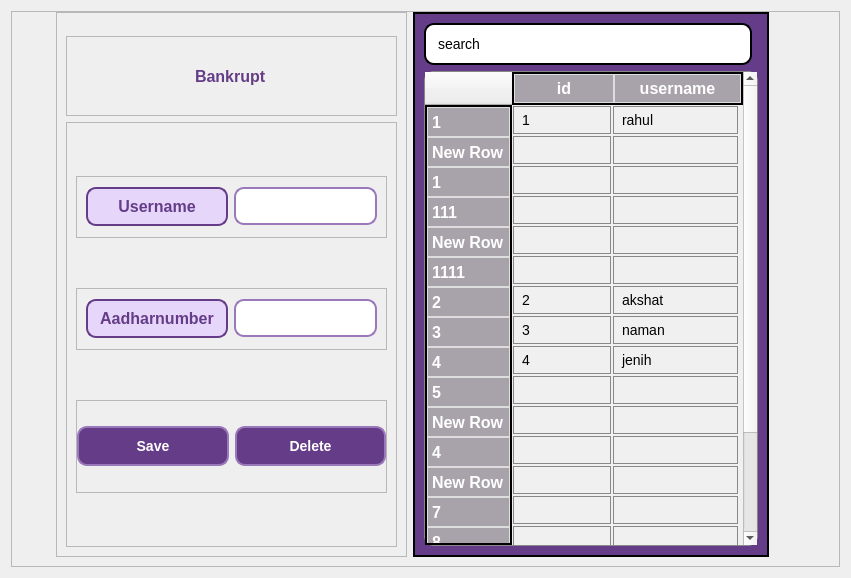
<?xml version="1.0" encoding="UTF-8"?>
<ui version="4.0">
 <class>Frame</class>
 <widget class="QFrame" name="Frame">
  <property name="geometry">
   <rect>
    <x>0</x>
    <y>0</y>
    <width>851</width>
    <height>578</height>
   </rect>
  </property>
  <property name="windowTitle">
   <string>Frame</string>
  </property>
  <layout class="QGridLayout" name="gridLayout_8">
   <item row="0" column="0">
    <widget class="QFrame" name="frame_5">
     <property name="frameShape">
      <enum>QFrame::StyledPanel</enum>
     </property>
     <property name="frameShadow">
      <enum>QFrame::Raised</enum>
     </property>
     <layout class="QHBoxLayout" name="horizontalLayout_3">
      <property name="leftMargin">
       <number>44</number>
      </property>
      <property name="topMargin">
       <number>0</number>
      </property>
      <property name="rightMargin">
       <number>70</number>
      </property>
      <item alignment="Qt::AlignRight">
       <widget class="QFrame" name="frame_4">
        <property name="minimumSize">
         <size>
          <width>0</width>
          <height>0</height>
         </size>
        </property>
        <property name="styleSheet">
         <string notr="true">QFrame:addmember{
border:none;
}
QLabel {

    background-color: #E6D7FA;
    color: #653C87;
    font-family: 'Segoe UI', sans-serif;
    font-size: 16px;
    font-weight: 600;
    padding: 8px;
    border: 2px solid #653C87;
    border-radius: 10px;
    transition: background-color 0.3s ease, border-color 0.3s ease;
}

QLabel:hover {
    background-color: #D4C2EF;  /* Slightly darker background on hover */
    border-color: #553075;  /* Darker border on hover */
}

QLineEdit {
    border: 2px solid #9A79BA;
    border-radius: 10px;
    padding: 8px;
    font-family: 'Segoe UI', sans-serif;
    font-size: 14px;
    color: #653C87;
    background-color: #FFFFFF;
    transition: background-color 0.3s ease, border-color 0.3s ease;
}

QLineEdit:hover {
    background-color: #F5F0FA;  /* Slightly lighter background on hover */
}

QLineEdit:focus {
    border: 2px solid #653C87;  /* Darker border on focus */
    background-color: #F5F5F5;  /* Slightly lighter background on focus */
}
</string>
        </property>
        <property name="frameShape">
         <enum>QFrame::StyledPanel</enum>
        </property>
        <property name="frameShadow">
         <enum>QFrame::Raised</enum>
        </property>
        <layout class="QGridLayout" name="gridLayout_2">
         <property name="topMargin">
          <number>23</number>
         </property>
         <item row="0" column="0">
          <widget class="QFrame" name="frame_2">
           <property name="maximumSize">
            <size>
             <width>16777215</width>
             <height>80</height>
            </size>
           </property>
           <property name="frameShape">
            <enum>QFrame::StyledPanel</enum>
           </property>
           <property name="frameShadow">
            <enum>QFrame::Raised</enum>
           </property>
           <layout class="QGridLayout" name="gridLayout_3">
            <property name="leftMargin">
             <number>0</number>
            </property>
            <property name="topMargin">
             <number>0</number>
            </property>
            <property name="rightMargin">
             <number>0</number>
            </property>
            <property name="bottomMargin">
             <number>0</number>
            </property>
            <item row="0" column="0" alignment="Qt::AlignHCenter">
             <widget class="QLabel" name="labelheading">
              <property name="styleSheet">
               <string notr="true">#labelheading{
	font: 700 30pt &quot;Segoe UI&quot;;
background:none;
border:none;
	
}</string>
              </property>
              <property name="text">
               <string>Bankrupt</string>
              </property>
             </widget>
            </item>
           </layout>
          </widget>
         </item>
         <item row="1" column="0">
          <widget class="QFrame" name="frame_7">
           <property name="minimumSize">
            <size>
             <width>0</width>
             <height>0</height>
            </size>
           </property>
           <property name="frameShape">
            <enum>QFrame::StyledPanel</enum>
           </property>
           <property name="frameShadow">
            <enum>QFrame::Raised</enum>
           </property>
           <layout class="QGridLayout" name="gridLayout_4">
            <item row="0" column="0">
             <widget class="QFrame" name="frame_11">
              <property name="maximumSize">
               <size>
                <width>16777215</width>
                <height>62</height>
               </size>
              </property>
              <property name="frameShape">
               <enum>QFrame::StyledPanel</enum>
              </property>
              <property name="frameShadow">
               <enum>QFrame::Raised</enum>
              </property>
              <layout class="QGridLayout" name="gridLayout_6">
               <item row="0" column="0">
                <widget class="QLabel" name="label_17">
                 <property name="minimumSize">
                  <size>
                   <width>142</width>
                   <height>0</height>
                  </size>
                 </property>
                 <property name="maximumSize">
                  <size>
                   <width>16777215</width>
                   <height>16777215</height>
                  </size>
                 </property>
                 <property name="text">
                  <string>Username</string>
                 </property>
                 <property name="alignment">
                  <set>Qt::AlignCenter</set>
                 </property>
                </widget>
               </item>
               <item row="0" column="1">
                <widget class="QLineEdit" name="lineEdit_14">
                 <property name="minimumSize">
                  <size>
                   <width>0</width>
                   <height>0</height>
                  </size>
                 </property>
                </widget>
               </item>
              </layout>
             </widget>
            </item>
            <item row="1" column="0">
             <widget class="QFrame" name="frame_9">
              <property name="maximumSize">
               <size>
                <width>16777215</width>
                <height>62</height>
               </size>
              </property>
              <property name="frameShape">
               <enum>QFrame::StyledPanel</enum>
              </property>
              <property name="frameShadow">
               <enum>QFrame::Raised</enum>
              </property>
              <layout class="QGridLayout" name="gridLayout_7">
               <item row="0" column="0">
                <widget class="QLabel" name="label_6">
                 <property name="minimumSize">
                  <size>
                   <width>142</width>
                   <height>0</height>
                  </size>
                 </property>
                 <property name="maximumSize">
                  <size>
                   <width>16777215</width>
                   <height>16777215</height>
                  </size>
                 </property>
                 <property name="text">
                  <string>Aadharnumber</string>
                 </property>
                 <property name="alignment">
                  <set>Qt::AlignCenter</set>
                 </property>
                </widget>
               </item>
               <item row="0" column="1">
                <widget class="QLineEdit" name="lineEdit_4">
                 <property name="minimumSize">
                  <size>
                   <width>0</width>
                   <height>0</height>
                  </size>
                 </property>
                 <property name="maximumSize">
                  <size>
                   <width>387</width>
                   <height>16777215</height>
                  </size>
                 </property>
                 <property name="styleSheet">
                  <string notr="true"/>
                 </property>
                </widget>
               </item>
              </layout>
             </widget>
            </item>
            <item row="2" column="0">
             <widget class="QFrame" name="fframe_6">
              <property name="minimumSize">
               <size>
                <width>0</width>
                <height>0</height>
               </size>
              </property>
              <property name="maximumSize">
               <size>
                <width>16777215</width>
                <height>93</height>
               </size>
              </property>
              <property name="frameShape">
               <enum>QFrame::StyledPanel</enum>
              </property>
              <property name="frameShadow">
               <enum>QFrame::Raised</enum>
              </property>
              <layout class="QGridLayout" name="gridLayout_5">
               <property name="leftMargin">
                <number>0</number>
               </property>
               <property name="topMargin">
                <number>0</number>
               </property>
               <property name="rightMargin">
                <number>0</number>
               </property>
               <property name="bottomMargin">
                <number>0</number>
               </property>
               <item row="0" column="0">
                <widget class="QPushButton" name="pushButton_2">
                 <property name="minimumSize">
                  <size>
                   <width>0</width>
                   <height>0</height>
                  </size>
                 </property>
                 <property name="maximumSize">
                  <size>
                   <width>16777215</width>
                   <height>16777215</height>
                  </size>
                 </property>
                 <property name="styleSheet">
                  <string notr="true">QPushButton {
    background-color: #653C87; /* Dark purple background */
    color: #FFFFFF; /* White text */
    font-family: 'Segoe UI', sans-serif; /* Font family */
    font-size: 14px; /* Font size */
    font-weight: bold; /* Bold text */
    padding: 10px 20px; /* Padding */
    border: 2px solid #9A79BA; /* Light purple border */
    border-radius: 10px; /* Rounded corners */
    transition: background-color 0.3s ease, border-color 0.3s ease; /* Smooth transition */
}

QPushButton:hover {
    background-color: #9A79BA; /* Light purple background on hover */
    border-color: #653C87; /* Dark purple border on hover */
}

QPushButton:pressed {
    background-color: #E6D7FA; /* Lightest purple background on press */
    border-color: #553075; /* Darker purple border on press */
}
</string>
                 </property>
                 <property name="text">
                  <string>Save</string>
                 </property>
                </widget>
               </item>
               <item row="0" column="1">
                <widget class="QPushButton" name="pushButton_4">
                 <property name="maximumSize">
                  <size>
                   <width>16777215</width>
                   <height>16777215</height>
                  </size>
                 </property>
                 <property name="styleSheet">
                  <string notr="true">QPushButton {
    background-color: #653C87; /* Dark purple background */
    color: #FFFFFF; /* White text */
    font-family: 'Segoe UI', sans-serif; /* Font family */
    font-size: 14px; /* Font size */
    font-weight: bold; /* Bold text */
    padding: 10px 20px; /* Padding */
    border: 2px solid #9A79BA; /* Light purple border */
    border-radius: 10px; /* Rounded corners */
    transition: background-color 0.3s ease, border-color 0.3s ease; /* Smooth transition */
}

QPushButton:hover {
    background-color: #9A79BA; /* Light purple background on hover */
    border-color: #653C87; /* Dark purple border on hover */
}

QPushButton:pressed {
    background-color: #E6D7FA; /* Lightest purple background on press */
    border-color: #553075; /* Darker purple border on press */
}
</string>
                 </property>
                 <property name="text">
                  <string>Delete</string>
                 </property>
                </widget>
               </item>
              </layout>
             </widget>
            </item>
           </layout>
          </widget>
         </item>
        </layout>
       </widget>
      </item>
      <item>
       <widget class="QFrame" name="frame_8">
        <property name="minimumSize">
         <size>
          <width>0</width>
          <height>0</height>
         </size>
        </property>
        <property name="maximumSize">
         <size>
          <width>16777215</width>
          <height>16777215</height>
         </size>
        </property>
        <property name="styleSheet">
         <string notr="true">QFrame{
border: 2px solid #000;  /* Adds a 2px solid black border */
    border-radius: 0px;     /* Optional: Adds rounded corners */
    background-color: #653C87;  /* Optional: Adds a background color */
}</string>
        </property>
        <property name="frameShape">
         <enum>QFrame::StyledPanel</enum>
        </property>
        <property name="frameShadow">
         <enum>QFrame::Raised</enum>
        </property>
        <layout class="QGridLayout" name="gridLayout">
         <item row="0" column="0">
          <widget class="QLineEdit" name="lineEdit_2">
           <property name="minimumSize">
            <size>
             <width>0</width>
             <height>35</height>
            </size>
           </property>
           <property name="styleSheet">
            <string notr="true">QLabel {
    background-color: #ffffff; /* White background */
    border: 2px solid black; /* Green border */
    border-radius: 10px; /* Rounded corners */
    padding: 10px; /* Padding */
    font-family: 'Arial', sans-serif; /* Font family */
    font-size: 14px; /* Font size */
    transition: all 0.3s ease; /* Smooth transition for hover effect */
}

QLabel:hover {
    background-color: #f0f0f0; /* Light grey background on hover */
    border-color: #3e8e41; /* Darker green border on hover */
    color: #000000; /* Black text color on hover */
}

QLineEdit {
    background-color: #ffffff; /* White background */
    border: 2px solid black; /* Green border */
    border-radius: 10px; /* Rounded corners */
    padding: 10px; /* Padding */
    font-family: 'Arial', sans-serif; /* Font family */
    font-size: 14px; /* Font size */
    transition: all 0.3s ease; /* Smooth transition */
}

QLineEdit:focus {
    border-color: gray; /* Darker green border on focus */
}
</string>
           </property>
           <property name="text">
            <string>search</string>
           </property>
          </widget>
         </item>
         <item row="1" column="0" colspan="2">
          <widget class="QTableWidget" name="tableWidget_2">
           <property name="minimumSize">
            <size>
             <width>0</width>
             <height>0</height>
            </size>
           </property>
           <property name="maximumSize">
            <size>
             <width>16777215</width>
             <height>16777215</height>
            </size>
           </property>
           <property name="styleSheet">
            <string notr="true">QTableWidget {
    border: 1px solid #888888; /* Green border for the table */
    border-radius: 10px; /* Rounded corners */
    background-color: #f0f0f0; /* Light grey background */
    font-family: 'Arial', sans-serif; /* Font for the table cells */
    font-size: 14px; /* Font size for the table cells */
}

QTableWidget::item {
    border: 1px solid #888888; /* Grey border for each cell */
    padding: 5px; /* Padding inside each cell */
    margin: 1px; /* Margin between cells */
    font-family: 'Arial', sans-serif; /* Font for the table cells */
    font-size: 14px; /* Font size for the table cells */
}

QHeaderView::section {
    background-color: #A8A2AB; /* Green header background */
    color: white; /* White text in the header */
    padding: 4px; /* Padding in header cells */
    border: 1px solid #dddddd; /* Border for header cells */
    font-family: 'Verdana', sans-serif; /* Font for the header */
    font-size: 16px; /* Font size for the header */
    font-weight: bold; /* Bold font for the header */

}
            QScrollBar:vertical {
                
                background: #653C87;
                
         
            }

</string>
           </property>
           <property name="lineWidth">
            <number>1</number>
           </property>
           <property name="midLineWidth">
            <number>0</number>
           </property>
           <property name="autoScrollMargin">
            <number>16</number>
           </property>
           <property name="textElideMode">
            <enum>Qt::ElideRight</enum>
           </property>
           <property name="showGrid">
            <bool>false</bool>
           </property>
           <property name="wordWrap">
            <bool>true</bool>
           </property>
           <property name="rowCount">
            <number>18</number>
           </property>
           <property name="columnCount">
            <number>2</number>
           </property>
           <attribute name="horizontalHeaderVisible">
            <bool>true</bool>
           </attribute>
           <attribute name="horizontalHeaderMinimumSectionSize">
            <number>21</number>
           </attribute>
           <attribute name="horizontalHeaderDefaultSectionSize">
            <number>100</number>
           </attribute>
           <attribute name="horizontalHeaderShowSortIndicator" stdset="0">
            <bool>false</bool>
           </attribute>
           <attribute name="horizontalHeaderStretchLastSection">
            <bool>true</bool>
           </attribute>
           <row>
            <property name="text">
             <string>1</string>
            </property>
           </row>
           <row>
            <property name="text">
             <string>New Row</string>
            </property>
           </row>
           <row>
            <property name="text">
             <string>1</string>
            </property>
           </row>
           <row>
            <property name="text">
             <string>111</string>
            </property>
           </row>
           <row>
            <property name="text">
             <string>New Row</string>
            </property>
           </row>
           <row>
            <property name="text">
             <string>1111</string>
            </property>
           </row>
           <row>
            <property name="text">
             <string>2</string>
            </property>
           </row>
           <row>
            <property name="text">
             <string>3</string>
            </property>
           </row>
           <row>
            <property name="text">
             <string>4</string>
            </property>
           </row>
           <row>
            <property name="text">
             <string>5</string>
            </property>
           </row>
           <row>
            <property name="text">
             <string>New Row</string>
            </property>
           </row>
           <row>
            <property name="text">
             <string>4</string>
            </property>
           </row>
           <row>
            <property name="text">
             <string>New Row</string>
            </property>
           </row>
           <row>
            <property name="text">
             <string>7</string>
            </property>
           </row>
           <row>
            <property name="text">
             <string>8</string>
            </property>
           </row>
           <row>
            <property name="text">
             <string>9</string>
            </property>
           </row>
           <row>
            <property name="text">
             <string>10</string>
            </property>
           </row>
           <row>
            <property name="text">
             <string>112</string>
            </property>
           </row>
           <column>
            <property name="text">
             <string>id</string>
            </property>
            <property name="font">
             <font>
              <pointsize>8</pointsize>
             </font>
            </property>
           </column>
           <column>
            <property name="text">
             <string>username</string>
            </property>
           </column>
           <item row="0" column="0">
            <property name="text">
             <string>1</string>
            </property>
           </item>
           <item row="0" column="1">
            <property name="text">
             <string>rahul</string>
            </property>
           </item>
           <item row="6" column="0">
            <property name="text">
             <string>2</string>
            </property>
           </item>
           <item row="6" column="1">
            <property name="text">
             <string>akshat</string>
            </property>
           </item>
           <item row="7" column="0">
            <property name="text">
             <string>3</string>
            </property>
           </item>
           <item row="7" column="1">
            <property name="text">
             <string>naman</string>
            </property>
           </item>
           <item row="8" column="0">
            <property name="text">
             <string>4</string>
            </property>
           </item>
           <item row="8" column="1">
            <property name="text">
             <string>jenih</string>
            </property>
           </item>
          </widget>
         </item>
        </layout>
       </widget>
      </item>
     </layout>
    </widget>
   </item>
  </layout>
 </widget>
 <resources/>
 <connections/>
</ui>
